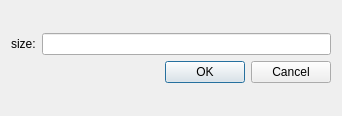
<?xml version="1.0" encoding="UTF-8"?>
<ui version="4.0">
 <class>DialogMid</class>
 <widget class="QDialog" name="DialogMid">
  <property name="geometry">
   <rect>
    <x>0</x>
    <y>0</y>
    <width>342</width>
    <height>116</height>
   </rect>
  </property>
  <property name="windowTitle">
   <string>Mid</string>
  </property>
  <layout class="QGridLayout" name="gridLayout">
   <item row="0" column="0">
    <layout class="QVBoxLayout" name="verticalLayout">
     <item>
      <layout class="QHBoxLayout" name="horizontalLayout">
       <item>
        <widget class="QLabel" name="label">
         <property name="text">
          <string>size:</string>
         </property>
         <property name="margin">
          <number>20</number>
         </property>
        </widget>
       </item>
       <item>
        <widget class="QLineEdit" name="lineEdit"/>
       </item>
      </layout>
     </item>
     <item>
      <widget class="QDialogButtonBox" name="buttonBox">
       <property name="orientation">
        <enum>Qt::Horizontal</enum>
       </property>
       <property name="standardButtons">
        <set>QDialogButtonBox::Cancel|QDialogButtonBox::Ok</set>
       </property>
      </widget>
     </item>
    </layout>
   </item>
  </layout>
 </widget>
 <resources/>
 <connections>
  <connection>
   <sender>buttonBox</sender>
   <signal>accepted()</signal>
   <receiver>DialogMid</receiver>
   <slot>accept()</slot>
   <hints>
    <hint type="sourcelabel">
     <x>248</x>
     <y>254</y>
    </hint>
    <hint type="destinationlabel">
     <x>157</x>
     <y>274</y>
    </hint>
   </hints>
  </connection>
  <connection>
   <sender>buttonBox</sender>
   <signal>rejected()</signal>
   <receiver>DialogMid</receiver>
   <slot>reject()</slot>
   <hints>
    <hint type="sourcelabel">
     <x>316</x>
     <y>260</y>
    </hint>
    <hint type="destinationlabel">
     <x>286</x>
     <y>274</y>
    </hint>
   </hints>
  </connection>
 </connections>
</ui>
